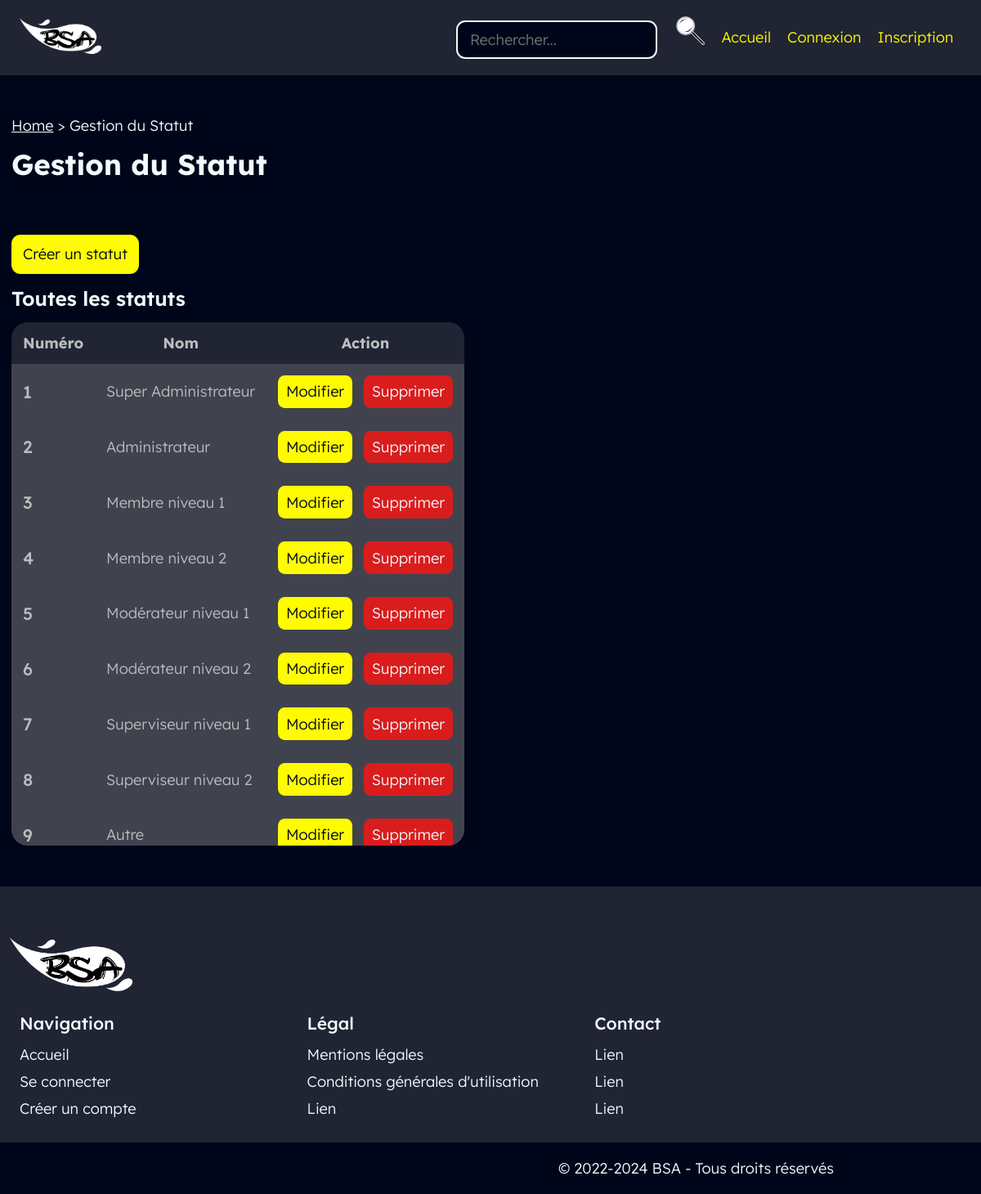
The app's page /back/statut/statut.php with its own data.
### tables this page shows
create table statut
(
   idStat int(5) not null auto_increment,    
   libStat varchar(25) not null,
   primary key (idStat)
);

### CLASS_CRUD/statut.class.php (called while the page is built, shortened)
<?php
require_once __DIR__ . '../../connect/database.php';
class statut{
	function get_AllStatuts(){
		global $db;
		$query = 'SELECT * FROM statut;';
		$result = $db->query($query);
		$allStatuts = $result->fetchAll();
		return($allStatuts);
	}
}

### back/statut/statut.php (the view, shortened to what this page needs)
<?php
require_once __DIR__ . '/../../util/index.php';
require_once __DIR__ . '/../../class_crud/statut.class.php';
$monStatut = new statut();
include __DIR__ . '/../../layouts/back/head.php';
?>
	<a class="btn btn-lg" href="./createStatut.php" title="Créer un statut">Créer un statut</a>
	<h3>Toutes les statuts</h3>
	<table >
        <thead>
            <tr>
                <th>Numéro</th>
                <th>Nom</th>
                <th class="sticky-right">Action</th>
            </tr>
        </thead>
        <tbody>
        <?php
        $all = $monStatut->get_AllStatuts();
        foreach($all as $row) {
        ?>
            <tr>
                <td><h4> <?= $row['idStat']; ?> </h4></td>
                <td><?= $row['libStat']; ?></td>
                <td class="actions sticky-right">
                    <a class="btn btn-md" href="./updateStatut.php?id=<?=$row['idStat']; ?>" title="Modifier le statut">Modifier</a>
                    <a class="btn btn-md btn-danger" href="<?= $row['idStat']!=1?'./deleteStatut.php?id='.$row['idStat']:'#'; ?>" title="Supprimer le statut">Supprimer</a>
                </td>
            </tr>
        <?php }	 ?>
        </tbody>
    </table>
<?php require_once __DIR__ . '/../../layouts/back/foot.php'; ?>

### assets/css/var.css (style rules this page uses)
:root { font-size: 14px; --bg1: #00061A ; --bg2: #202433 ; --bg3: #40434D ; --p1: #F2FCFF ; --p2: #D5DDDF ; --p3:#B9BEBF ; --i:#FFFB00 ; --g1:#2F23D6 ; --g2:#4AC5E8 ; --g3:#D91D1D ; --g4:#EE7C0B ; --g5:#05C323 ; --g6:#EC03E5 ; --gFocus: #9da3f5; --h1: 400 6rem 'a Attack Graffiti', sans-serif; --h2: 700 2.5rem "Lexend Deca", sans-serif; --h3: 600 1.75rem "Lexend Deca", sans-serif; --h4: 500 1.5rem "Lexend Deca", sans-serif; --p: 300 1.3rem "Lexend Deca", sans-serif; --label: 200 1.125rem "Lexend Deca", sans-serif; --rounded-md: 0.6rem; --rounded-lg: 0.8rem; }

### assets/css/master.css (style rules this page uses)
body { background-color: var(--bg1); color: var(--p1); position: relative; width: 100%; }
* { box-sizing: border-box; margin: 0; padding: 0; background: var(--background); color: var(--color); outline: 0px solid transparent; }
.btn { --color: var(--bg1); --background: var(--i); text-decoration: none; font: var(--p); display: inline-block; text-align: center; cursor: pointer; border: none; transition: transform .2s, outline .2s; }
.btn.btn-lg { padding: 0.9rem 1rem; border-radius: var(--rounded-lg); }
.btn.btn-md { padding: 0.6rem 0.7rem; border-radius: var(--rounded-md); }
.btn.btn-danger { --background: var(--g3); --color: var(--p1); }
h1, h2, h3, h4 { margin-top: 1rem; margin-bottom: 1rem; }
h3, .font-h3 { font: var(--h3); }
h4, .font-h4 { font: var(--h4); }

### assets/css/admin.css (style rules this page uses)
table { display: block; position: relative; border-radius: 20px; padding: 0; overflow: hidden; border: none; font: var(--p); overflow-x: auto; overflow-y: auto; max-height: 80vh; max-width: 100%; }
table, th, td { border: hidden; border-collapse:collapse; }
table thead { position: sticky; top:0; border: none; padding: 1rem; color: var(--p3); background: var(--bg2); z-index: 10; }
table th { color: var(--p3); background: var(--bg2); }
table td { color: var(--p3); background: var(--bg3); }
table th, table td { height: auto; padding: 1rem 1rem; }
table .actions { display: flex; flex-flow: row nowrap; gap: 1rem; }
table .sticky-right { position: sticky; right: 0; }
table h4 { margin: 0; }
table tbody { border: none; padding: 1rem; color: var(--p1); background: var(--bg3); }

### records on screen
statut: idStat "1", libStat "Super Administrateur"
statut: idStat "2", libStat "Administrateur"
statut: idStat "3", libStat "Membre niveau 1"
statut: idStat "4", libStat "Membre niveau 2"
statut: idStat "5", libStat "Modérateur niveau 1"
statut: idStat "6", libStat "Modérateur niveau 2"
statut: idStat "7", libStat "Superviseur niveau 1"
statut: idStat "8", libStat "Superviseur niveau 2"
statut: idStat "9", libStat "Autre"

### other values on screen
$navItemLabel "Home"
$navItemLabel "Gestion du Statut"
$pageTitle "Gestion du Statut"
